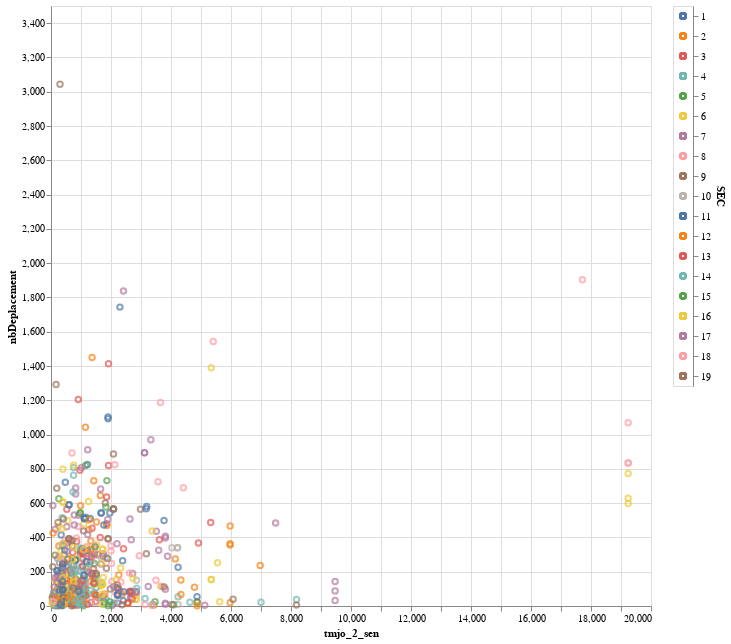

The notebook cell this image was saved under:
### Code cell
#visu altair
zoom=alt.Chart(compTraficMesureEstime, width=800, height=800).mark_point().encode(x='tmjo_2_sen',y='nbDeplacement', color='SEC:N').add_selection(alt.selection_interval(bind='scales'))
selection = alt.selection_multi(fields=['SEC'])
color = alt.condition(selection,
                      alt.Color('SEC:N', legend=None),
                      alt.value('lightgray'))
scatter = alt.Chart(compTraficMesureEstime, width=600, height=600).mark_point().encode(
    x='tmjo_2_sen:Q',
    y='nbDeplacement:Q',
    color=color,tooltip='ident')
legend = alt.Chart(compTraficMesureEstime).mark_point().encode(
    y=alt.Y('SEC:N', axis=alt.Axis(orient='right')),
    color=color
).add_selection(selection)

scatter | legend

### Figure 1 — Vega-Lite specification as saved in the notebook (floating-point values rounded to 4 significant figures; data arrays with more than 128 entries replaced by an {"elided": "..."} marker saying what was removed)
{"config": {"view": {"continuousWidth": 400, "continuousHeight": 300}}, "hconcat": [{"mark": "point", "encoding": {"color": {"condition": {"type": "nominal", "field": "SEC", "legend": null, "selection": "selector019"}, "value": "lightgray"}, "tooltip": {"type": "quantitative", "field": "ident"}, "x": {"type": "quantitative", "field": "tmjo_2_sen"}, "y": {"type": "quantitative", "field": "nbDeplacement"}}, "height": 600, "width": 600}, {"mark": "point", "encoding": {"color": {"condition": {"type": "nominal", "field": "SEC", "legend": null, "selection": "selector019"}, "value": "lightgray"}, "y": {"type": "nominal", "axis": {"orient": "right"}, "field": "SEC"}}, "selection": {"selector019": {"type": "multi", "fields": ["SEC"]}}}], "data": {"name": "data-85b815c3d7062fb342c59b1d7e726d43"}, "$schema": "https://vega.github.io/schema/vega-lite/v4.8.1.json", "datasets": {"data-85b815c3d7062fb342c59b1d7e726d43": {"elided": "566 records"}}}
